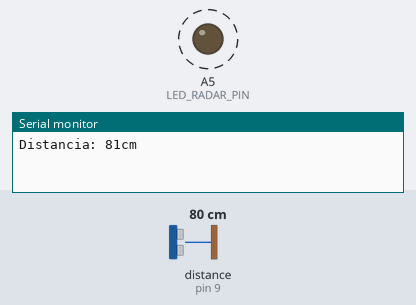
This sketch was run on a simulated Arduino Uno, built with avr-gcc and run on an emulated ATmega328P. Parts: output pins drawn as LEDs (lit = HIGH), the last lines printed to the serial monitor. Dashed ring = blinking. The test bench sets the inputs (shaded band); at power-on: distance to the obstacle (sensor on pin 9) 80 cm. The echo pulse lasts 58.3 µs per cm.

Above: at 0.9 s.
2.5 s: distance to the obstacle (sensor on pin 9) set to 2 cm
At 2.5 s:
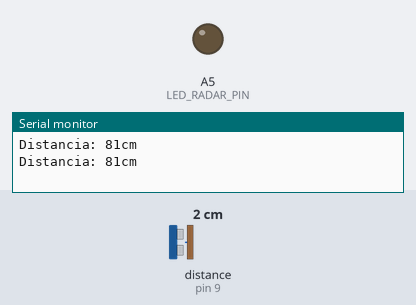
4.7 s: distance to the obstacle (sensor on pin 9) set to 4 cm
At 4.9 s:
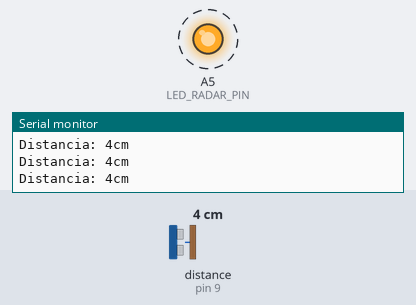
Timing chart, 0 to 14.2 s (numbered marks = the images above; inputs shaded):
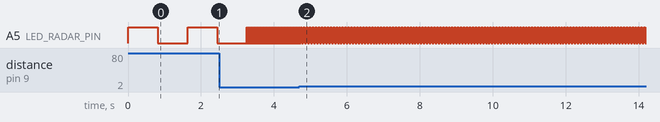

Measured:
- after the input at 4.7 s, A5 (LED_RADAR_PIN): alternates HIGH for 0.04 s and LOW for 0.04 s, starting after 0.11 s
- by itself, A5 (LED_RADAR_PIN): alternates HIGH for 0.81 s and LOW for 0.82 s

The sketch:

Proyecto4_Sensor_Led.ino
```cpp
/*
 * ==========================================================
 * Proyecto 4: Radar (Versión para sensor de 3 pines)
 *
 * Este código usa la biblioteca "NewPing", que es necesaria
 * porque nuestro cable-adaptador usa 1 solo pin para
 * Trig (enviar) y Echo (recibir).
 * ==========================================================
 */

// 1. INCLUIR LA BIBLIOTECA
// Primero, le decimos al programa que usaremos las herramientas
// que descargamos (la biblioteca NewPing).
#include <NewPing.h>

// 2. DEFINIR LOS PINES
// Definimos los "apodos" para los pines que usaremos.
// (Todos son puertos seguros, ¡sin conflictos!)
#define SENSOR_PIN 9      // Pin D9 (Puerto D9), donde conectamos el sensor
#define LED_RADAR_PIN A5  // Pin A5 (Puerto S5), donde conectamos el LED
#define MAX_DISTANCE 200  // Le decimos al sensor que no mida más allá de 200cm

// 3. CREAR EL OBJETO SENSOR (¡La "Función" Especial!)
// Aquí es donde ocurre la magia de NewPing.
// Creamos una "variable" especial (un "objeto") de tipo NewPing
// y la llamamos "sonar".
//
// NewPing sonar(TRIGGER_PIN, ECHO_PIN, MAX_DISTANCE);
//
// Como nuestro sensor usa el MISMO pin para ambos, le pasamos
// SENSOR_PIN (o sea, 8) en los dos primeros lugares.
NewPing sonar(SENSOR_PIN, SENSOR_PIN, MAX_DISTANCE);

void setup() {
  // Configura el pin A5 como salida para el LED
  pinMode(LED_RADAR_PIN, OUTPUT);
  Serial.begin(9600); // Inicia la comunicación para ver en la PC
}

void loop() {
  // 4. LLAMAR A LA "FUNCIÓN" DE NEWPING
  // A diferencia de la versión anterior, no necesitamos
  // una función "leerDistancia()" separada.
  // La biblioteca NewPing ya la tiene adentro.
  //
  // Para obtener la distancia, simplemente "llamamos"
  // a la función .ping_cm() de nuestro objeto "sonar".
  // La biblioteca se encarga de todo (el pulso, la escucha,
  // el cálculo) y nos devuelve un número.
  int distancia = sonar.ping_cm();

  Serial.print("Distancia: ");
  Serial.print(distancia);
  Serial.println("cm");

  // Si el sensor no detecta nada, devuelve 0.
  // Lo cambiamos a 100 para que el LED no parpadee súper rápido.
  if (distancia <= 0 || distancia > 100) {
    distancia = 100;
  }

  // Mapear la distancia (1-100cm) a un tiempo de parpadeo (10-1000ms)
  int tiempoDelay = map(distancia, 1, 100, 10, 1000);

  // Hacer el parpadeo con el LED EXTERNO
  digitalWrite(LED_RADAR_PIN, HIGH);
  delay(tiempoDelay);
  digitalWrite(LED_RADAR_PIN, LOW);
  delay(tiempoDelay);
}
```
